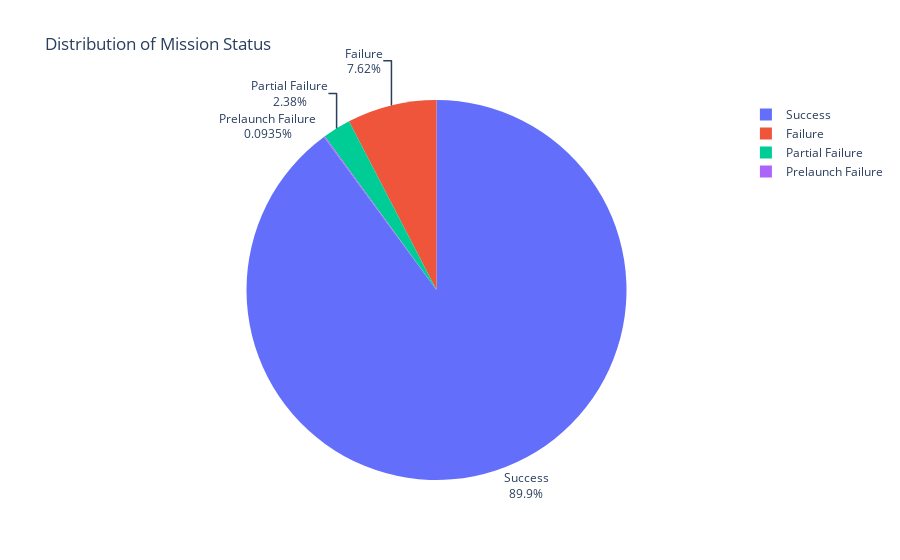

The cell this chart's notebook holds for it:
### Code cell
pie = px.pie(labels=status.index,
            values=status.values,
            title='Distribution of Mission Status',
            names=status.index)
pie.update_traces(textposition='outside', textinfo='percent+label')
pie.show()

### Figure 1 — Plotly figure (JSON) as saved in the notebook; plotly's stock layout.template omitted (floating-point values rounded to 4 significant figures)
{"data": [{"domain": {"x": [0, 1], "y": [0, 1]}, "hovertemplate": "label=%{label}<br>value=%{value}<extra></extra>", "labels": ["Success", "Failure", "Partial Failure", "Prelaunch Failure"], "legendgroup": "", "name": "", "showlegend": true, "textinfo": "percent+label", "textposition": "outside", "type": "pie", "values": [3846, 326, 102, 4]}], "layout": {"legend": {"tracegroupgap": 0}, "title": {"text": "Distribution of Mission Status"}}}
